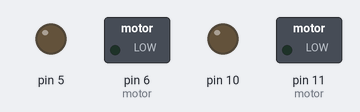
The sketch below on a simulated Arduino Uno, built with avr-gcc and run on an emulated ATmega328P. Parts: switched loads named in the sketch (green lamp = pin HIGH), output pins drawn as LEDs (lit = HIGH).

Above: at 0.05 s.
At 10.45 s:
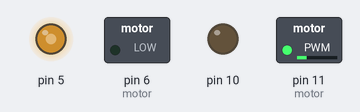
At 20.85 s:
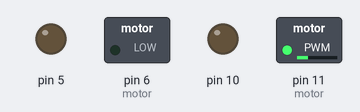
Timing chart, 0 to 27.1 s (numbered marks = the images above):
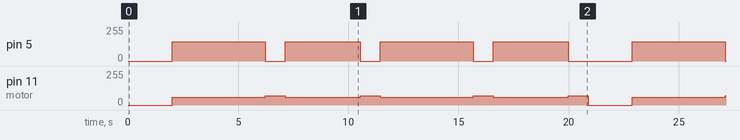

The sketch:

sketch_mar23a.ino
```cpp
const int onecentimeter = 24;
const int onedegree = 10 ;

void turnright();
void movemove(int spd);
void stopstop();

void setup()
{
  pinMode(5, OUTPUT);
  pinMode(6, OUTPUT); //5,6 for motor A, left wheel
  pinMode(10, OUTPUT);
  pinMode(11 ,OUTPUT); //7,8 for motor B, right wheel


}

void loop()
{
  stopstop();
  delay(2000);
  movemove(135);
  delay(1000);
  turnright();
  movemove(100);
  delay(1000);
  turnright();
  movemove(135);
  delay(1000);
  turnright();
  movemove(100);
  delay(1000);
  turnright();
}

void turnright()
{
  analogWrite(5, 0);
  analogWrite(6, 0);
  analogWrite(10, 0);
  analogWrite(11, 70);
  delay(90*onedegree); // 向右轉90度
}

void movemove(int spd)
{
  analogWrite(5, 145);
  analogWrite(6, 0);
  analogWrite(10, 0);
  analogWrite(11, 60 );
  delay(spd*onecentimeter);
}

void stopstop()
{
  analogWrite(5, 0);
  analogWrite(6, 0);
  analogWrite(10, 0);
  analogWrite(11, 0);
}
```

Measured:
- by itself, pin 5: repeats every 20.9 s: 0/255 0.90 s, 145/255 3.4 s, 0/255 0.90 s, 145/255 4.2 s, 0/255 0.90 s, 145/255 3.4 s, 0/255 2.9 s, 145/255 4.2 s
- by itself, pin 11 (motor): repeats every 20.9 s: 70/255 0.90 s, 60/255 3.4 s, 70/255 0.90 s, 60/255 4.2 s, 70/255 0.90 s, 60/255 3.4 s, 70/255 0.90 s, 0/255 2.0 s, 60/255 4.2 s
